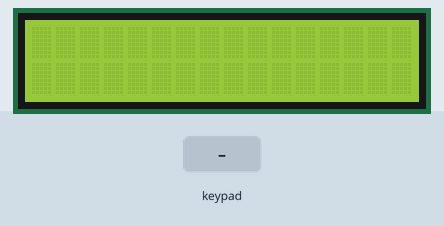
Simulated run of this sketch. Board: Arduino Uno, built with avr-gcc and run on an emulated ATmega328P. Parts: 16×2 character LCD. The test bench sets the inputs (shaded band).

Above: at 1.2 s.
1.3 s: keypad keys 5 4 3 2 * pressed 0.4 s apart
At 3.9 s:
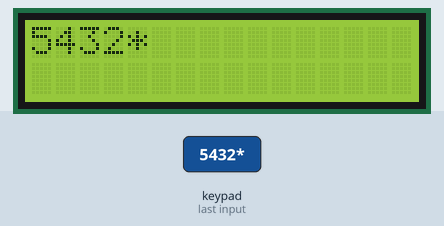
4.8 s: key 'A' pressed
At 5.3 s:
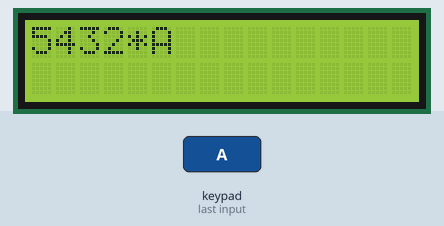
6.3 s: key 'B' pressed
At 7.5 s:
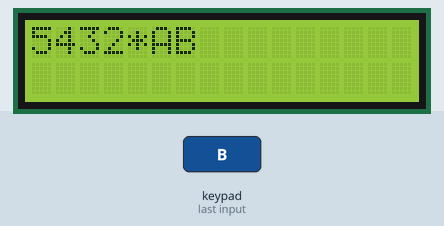
7.8 s: keypad keys 5 4 3 2 A pressed 0.4 s apart
At 10.2 s:
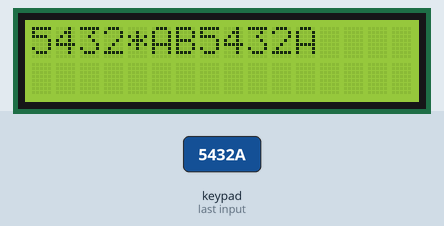
11.3 s: key '*' pressed
At 11.6 s:
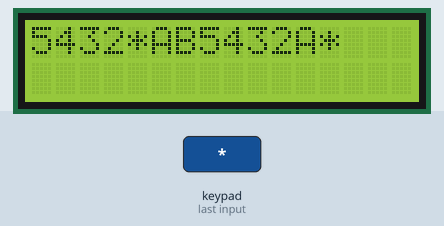
12.8 s: keypad keys 6 7 8 9 * pressed 0.4 s apart
At 15.1 s:
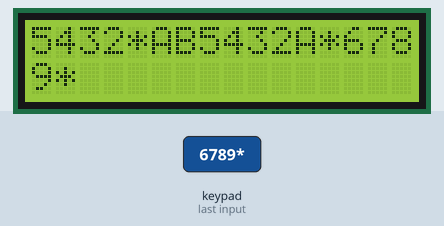
Timing chart, 0 to 16.6 s (numbered marks = the images above; inputs shaded):
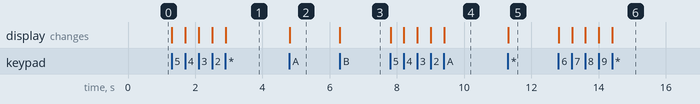

Measured:
- after the input at 1.3 s, the display: first changes at once (image 1 shows a later state)
- after the input at 4.8 s, the display: changes at once (image 2)
- after the input at 6.3 s, the display: changes at once (image 3)
- after the input at 7.8 s, the display: first changes at once (image 4 shows a later state)
- after the input at 11.3 s, the display: changes at once (image 5)
- after the input at 12.8 s, the display: first changes at once (image 6 shows a later state)

The sketch:

main.ino
```cpp
#include <Keypad.h>
#include <Wire.h>
#include <LiquidCrystal_I2C.h>

LiquidCrystal_I2C lcd(0x27, 16, 2);

const byte ROWS = 4;
const byte COLS = 4;
int curs = 0;
int cur1 = 0;
int cur2 = 0;

char hexaKeys[ROWS][COLS] = {
  {'1', '2', '3', 'A'},
  {'4', '5', '6', 'B'},
  {'7', '8', '9', 'C'},
  {'*', '0', ' ', 'D'}
};

byte rowPins[ROWS] = {5, 4, 3, 2};
byte colPins[COLS] = {6, 7, 8, 9};

Keypad customKeypad = Keypad(makeKeymap(hexaKeys), rowPins, colPins, ROWS, COLS);

void setup() {
  lcd.begin();
  Serial.begin(9600);

  lcd.backlight();
  lcd.clear();
  lcd.setCursor(0,0);
}

void loop() {
  char customKey = customKeypad.getKey();

  if (customKey){
    if (customKey != 'C' && customKey != 'D') {
      if (curs == 0) {
        cur1++;
      } else {
        cur2++;
      }
      lcd.print(customKey);
      if (cur1 >= 16 && curs == 0) {
        lcd.setCursor(cur2, 1);
        curs = 1;
      }
    }

    if (customKey == 'C') {
      if (curs == 0){
        lcd.setCursor(cur2, 1);
        curs = 1;
      } else {
        lcd.setCursor(cur1, 0);
        curs = 0;
      }
    }

    if (customKey == 'D') {
      lcd.clear();
      cur1 = 0;
      cur2 = 0;
      curs = 0;
    }
  }
}
```
